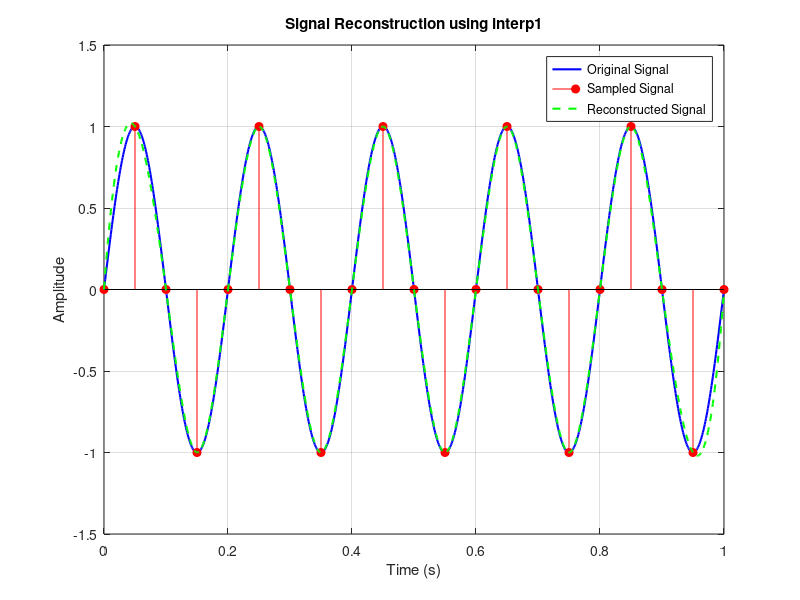

Write MATLAB code to recreate this figure.
%{
Problem 6: Reconstruction
    •   Sample a signal
    •   Reconstruct using interpolation (interp1)
    •   Compare original vs reconstructed.
%}

clc;
clear;
close all;

% Original continuous signal
f = 5;
t = 0:0.001:1;
x = sin(2*pi*f*t);

% Sampling
Fs = 20;
ts = 0:1/Fs:1;
xs = sin(2*pi*f*ts);

% Reconstruction using interpolation
xr = interp1(ts, xs, t, 'spline');

figure;

plot(t, x, 'b', 'LineWidth', 1.5)
hold on

stem(ts, xs, 'r', 'filled')

plot(t, xr, 'g--', 'LineWidth', 1.5)

legend('Original Signal', 'Sampled Signal', 'Reconstructed Signal')
title('Signal Reconstruction using interp1')
xlabel('Time (s)')
ylabel('Amplitude')
grid on
